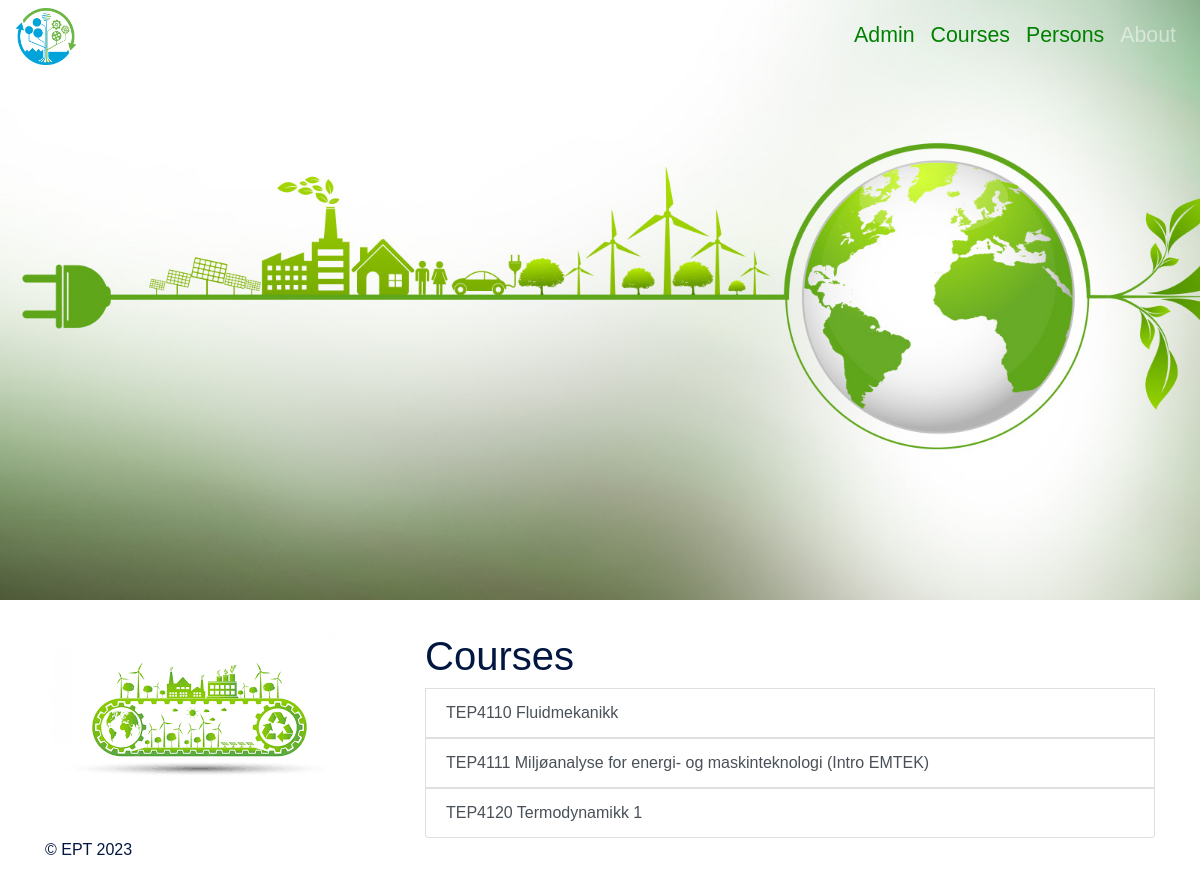
Page /courses/ on the committed database.
### app_teaching/models.py (models this page shows)
class Course(models.Model):
    course_id = models.CharField(
        unique=True,
        null=False,
        blank=False,
        max_length=50
    )
    name= models.CharField(
        null=False,
        blank=False,
        max_length=200
    )
    type = models.CharField(choices = course_type_choices,
                            max_length=3,
                            default='-')
    semester = models.CharField(choices = semester_type_choices,
                            max_length=2,
                            default='-')
    studiepoeng = models.CharField (choices = studiepoeng_choices,
                            max_length=4,
                            default='-')
    nb_student = models.IntegerField(
        null = True,
    )
    nb_vit= models.IntegerField(
        null = True,
    )
    nb_stud_ass= models.IntegerField(
        null = True,
    )
    def __str__(self):
        return self.course_id + ' ' + self.name

### app_teaching/views.py (the view)
# urls.py: path('courses/', views.courses, name = 'courses'),
def courses(request):
    all_courses = models.Course.objects.all()
    return render(request,'courses.html',{'courses': all_courses})

### app_teaching/templates/courses.html (shortened to what this page needs)
{% extends 'base.html' %}
{%block content%}
<h1>Courses</h1>
<ul class = "list-group">
{%for course in courses%}
<a>
    <a class = "list-group-item list-group-item-action" href = " {% url 'course_details' course.id %}">
        {{course}}
    </a>
{%endfor%}
</ul>
{%endblock content%}

### rows in the picture
Course: course+name "TEP4110 Fluidmekanikk"
Course: course+name "TEP4111 Miljøanalyse for energi- og maskinteknologi (Intro EMTEK)"
Course: course+name "TEP4120 Termodynamikk 1"
